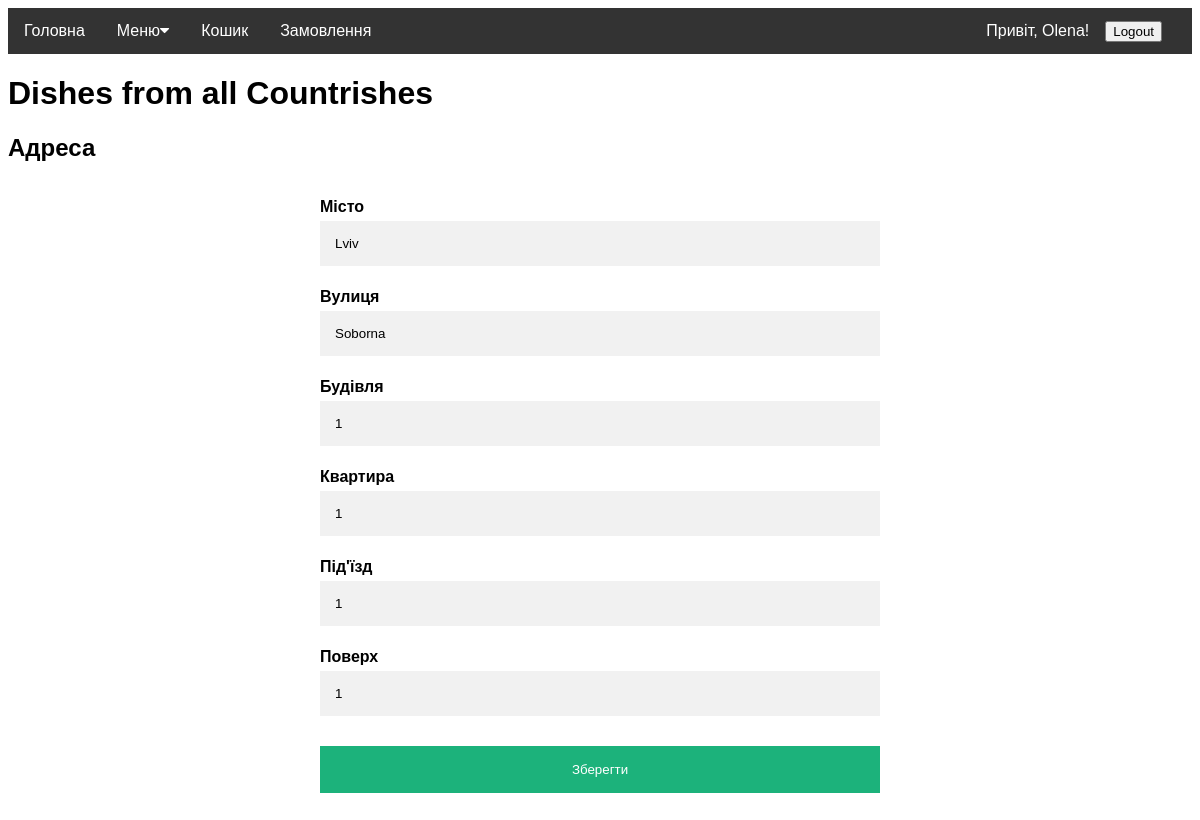
Page /user/address/1 (signed in) on the committed database.
### models.py (models this page shows, shortened)
class Address(Base):
    __tablename__ = 'Addresses'
    id = Column(Integer, primary_key=True)
    city = Column(String(120))
    street = Column(String(120))
    building = Column(String(120))
    apt = Column(Integer)
    floor = Column(Integer)
    entrance = Column(Integer)
    user = Column(Integer, ForeignKey('Users.id'))
    user_info = relationship('User', back_populates='address')

### app.py (the view, shortened to what this page needs)
@app.route('/user/address/<id>', methods=['GET', 'PUT', 'POST'])
def get_user_address_by_id(id):
    if session.get('id'):
        address = database.db_session.query(models.Address).where((models.Address.user == session['id'])
                                                                  & (models.Address.id == id)).one_or_none()
        return render_template('address.html', address=address, user=session)
    return app.redirect("/user/login", code=302)

### templates/address.html
{% extends 'base.html' %}
{% block content %}
    <h2>Адреса</h2>
        {% if address %}
            <form method="POST">
            <div class="form-container">
                <label for="city"><b>Місто</b></label>
                <input type="text" name="city" value="{{ address.city }}" id="city" required>
                <label for="street"><b>Вулиця</b></label>
                <input type="text" name="street" value="{{ address.street }}" id="street" required>
                <label for="bldng"><b>Будівля</b></label>
                <input type="text" name="building" value="{{ address.building }}" id="bldng" required>
                <label for="apt"><b>Квартира</b></label>
                <input type="text" name="apt" value="{{ address.apt }}" id="apt" required>
                <label for="entrance"><b>Під'їзд</b></label>
                <input type="text" name="entrance" value="{{ address.entrance }}" id="entrance" required>
                <label for="floor"><b>Поверх</b></label>
                <input type="text" name="floor" value="{{ address.floor }}" id="floor" required>
                <button type="submit" class="registerbtn">Зберегти</button>
            </div>
            </form>
        {% else %}
        <h2>Not Found</h2>
        {% endif %}
{% endblock %}

### static/styles.css (style rules this page uses)
* { box-sizing: border-box }
.form-container { padding: 16px; max-width: 50%; margin: auto; }
input[type=text], input[type=password], select { width: 100%; padding: 15px; margin: 5px 0 22px 0; display: inline-block; border: none; background: #f1f1f1; }
.registerbtn { background-color: #04AA6D; color: white; padding: 16px 20px; margin: 8px 0; border: none; cursor: pointer; width: 100%; opacity: 0.9; }
* { box-sizing: border-box; }

### rows in the picture
Address: city "Lviv", street "Soborna", building "1", apt "1", entrance "1", floor "1"

### other values in the picture
{{ user.first_name }} "Olena"
